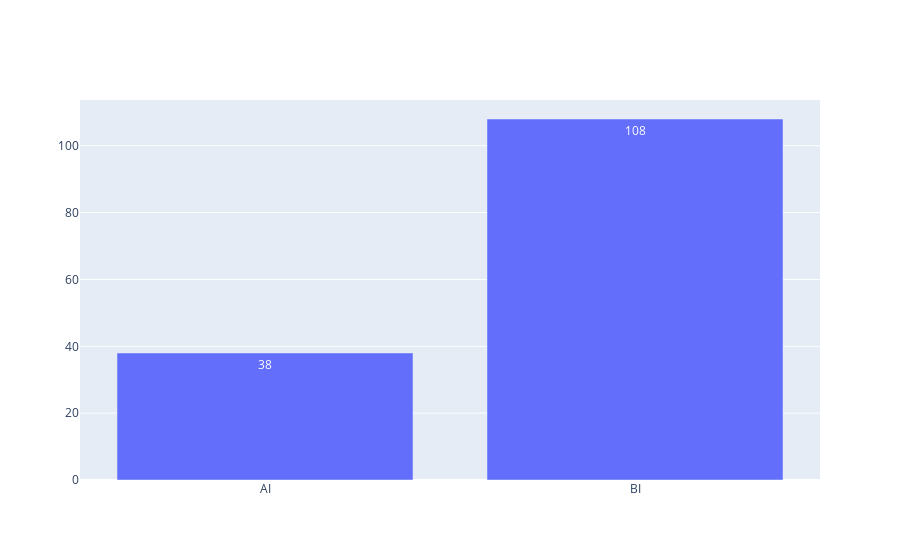

Notebook code cell kept with this figure:
### Code cell
discip_dict_sorted = sorted(discip_dict.items(), key=lambda kv: kv[1])
discip_dict_sorted = collections.OrderedDict(discip_dict_sorted)
x = list(discip_dict_sorted.keys())
y = list(discip_dict_sorted.values())
# Use textposition='auto' for direct text
fig = go.Figure(data=[go.Bar(
            x=x, y=y,
            text=y,
            textposition='auto',
        )])

fig.show()

### Figure 1 — Plotly figure (JSON) as saved in the notebook; plotly's stock layout.template omitted (floating-point values rounded to 4 significant figures)
{"data": [{"text": ["38", "108"], "textposition": "auto", "type": "bar", "x": ["AI", "BI"], "y": [38, 108]}], "layout": {}}
